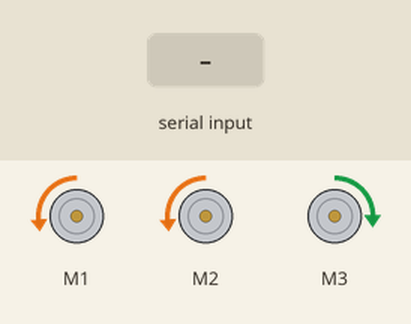
Simulated run of this sketch. Board: Arduino Uno, built for the host (arithmetic inside an expression is 32-bit, double 64-bit). Parts: 3 × DC motor (green arrow = forward, orange = backward, longer = faster). The test bench sets the inputs (shaded band). What the sketch prints to the serial monitor is not drawn.

Above: at 6.2 s.
6.3 s: "L" received over Serial
At 6.8 s:
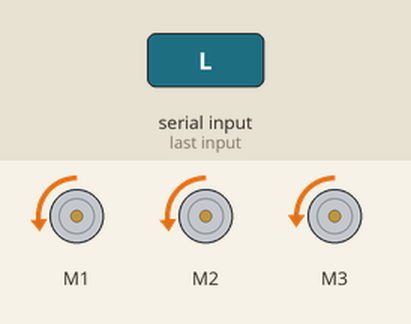
7.8 s: "R" received over Serial
At 9.1 s:
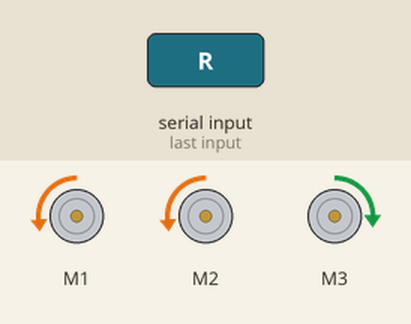
Timing chart, 0 to 10.8 s (numbered marks = the images above; inputs shaded):
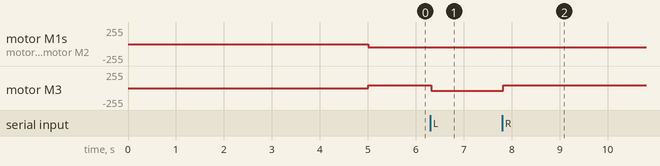

The sketch:

arduino_drive_controller.ino
```cpp
#include <AFMotor.h>

char in_command_array[7];
int napr = 0;
int ugol = 0;
int error = 0;
int speed_ = 0;

AF_DCMotor motor1(1);
AF_DCMotor motor2(2);
AF_DCMotor motor3(3);

void setup() {
  Serial.begin(115200);

  motor1.setSpeed(200);
  motor1.run(RELEASE);
  motor2.setSpeed(200);
  motor2.run(RELEASE);
  motor3.setSpeed(0);
  motor3.run(FORWARD);
  delay(5000);
}

void loop() {
  String inString = "";
  String ServoNapr = "";
  String ServoUgol = "";
  String MotorNapr = "";
  String MotorSpeed = "";
  char in_command_array[7];

  while (Serial.available()) {
    in_command_array[0] = Serial.read();
    if (ServoNapr == 'L' || ServoNapr == 'R') {
      inString = "";
      for (int i=0;i<3;i++) {
        delay(1);
        char inChar = Serial.read();
        if (isDigit(inChar)) in_command_array[i+1] = (char)inChar;
      }
      int ServoUgol = inString.toInt();

    in_command_array[3] = Serial.read();
    inString = "";
    for (int i=0;i<3;i++) {
      delay(1);
      char inChar = Serial.read();
      if (isDigit(inChar)) in_command_array[i+4] = (char)inChar;
    }
    int MotorSpeed = inString.toInt();

    Serial.println(in_command_array);
    }
  }

    if(in_command_array[0] == 76) { napr = -1; }
    else if(in_command_array[0] == 82) { napr = 1; }
    else if(in_command_array[0] == 48) { napr = 0; }
    else { error++; }

    Serial.println();
    Serial.print("napr = ");
    Serial.println(napr);
    Serial.print("error = ");
    Serial.println(error);

    int ugol_num1 = in_command_array[1] - 48;
    int ugol_num2 = in_command_array[2] - 48;

    Serial.print("ugol_num1 = ");
    Serial.println(ugol_num1);
    Serial.print("ugol_num2 = ");
    Serial.println(ugol_num2);

    if(ugol_num1 == 0) { ugol = ugol_num2; }
    else if(ugol_num1 != 0) { ugol = ugol_num1*10 + ugol_num2; }
    else { error++; }

    Serial.print("ugol = ");
    Serial.println(ugol);
    Serial.print("error = ");
    Serial.println(error);

    int speed_num1 = in_command_array[4] - 48;
    int speed_num2 = in_command_array[5] - 48;
    int speed_num3 = in_command_array[6] - 48;

    Serial.print("speed_num1 = ");
    Serial.println(speed_num1);
    Serial.print("speed_num2 = ");
    Serial.println(speed_num2);
    Serial.print("speed_num3 = ");
    Serial.println(speed_num3);

    if(speed_num1 == 0 && speed_num2 == 0) { speed_ = speed_num3; }
    else if(speed_num1 == 0) { speed_ = ugol_num2*10 + speed_num3; }
    else if(speed_num1 != 0) { speed_ = speed_num1*100 + speed_num2*10 + speed_num3; }
    else { error++; }

    Serial.print("speed = ");
    Serial.println(speed_);
    Serial.print("error = ");
    Serial.println(error);

    if(speed_ >= 255) {
      speed_ = speed_ - 255;
      motor1.run(FORWARD);
      motor1.setSpeed(speed_);
      motor2.run(FORWARD);
      motor2.setSpeed(speed_);
    }
    else {
      motor1.run(BACKWARD);
      motor1.setSpeed(speed_);
      motor2.run(BACKWARD);
      motor2.setSpeed(speed_);
    }

    if(speed_ == 255) {
      motor1.run(RELEASE);
      motor2.run(RELEASE);
    }

    if(napr == 1) { motor3.run(FORWARD); }
    else if(napr == -1) { motor3.run(BACKWARD); }

    motor3.setSpeed(ugol*2.83);
}
```

Measured:
- after the input at 6.3 s, motor M3: forward 42/255 → backward 42/255 at once
- after the input at 7.8 s, motor M3: backward 42/255 → forward 42/255 at once
